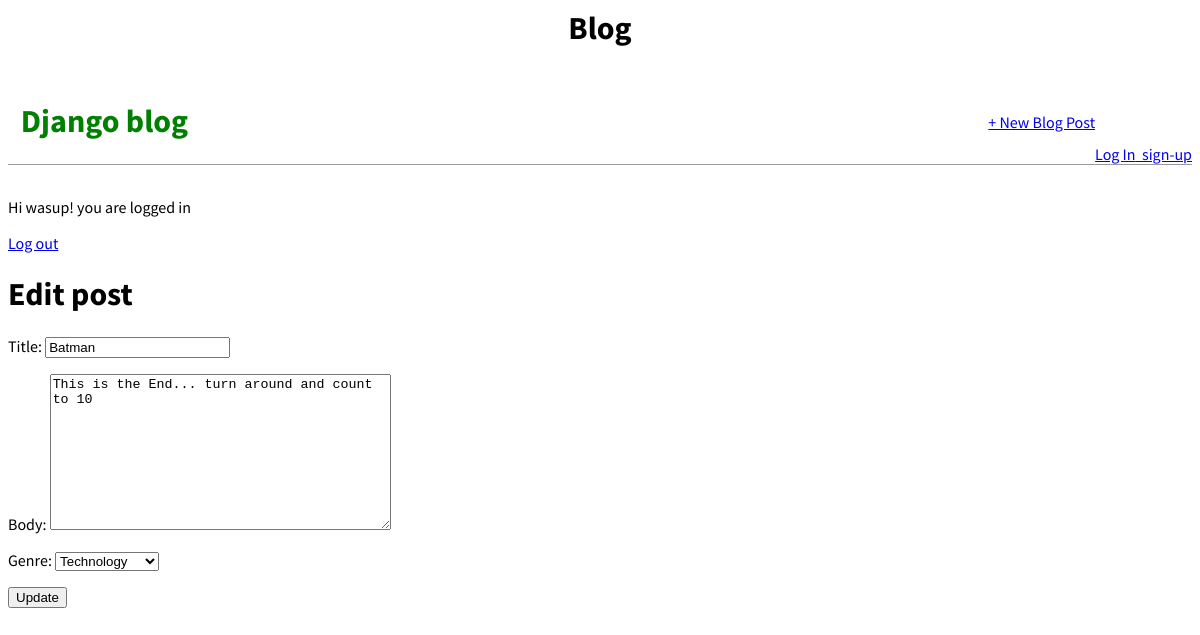
The page /post/11/edit/ (signed in) on the database its author committed.
### blog/models.py (models this page shows, shortened)
class Post(models.Model):
    SUBJECT_CHOICES = (
        ('tech', 'Technology'),
        ('finance', 'Financial'),
        ('cons', 'Consumer'),
        ('cyber', 'Cybersecurity'),
    )
    genre = MultiSelectField(choices=SUBJECT_CHOICES, default='DEFAULT VALUE')
    title = models.CharField(max_length=50)
    first_name = models.CharField(max_length=30, default='DEFAULT VALUE')
    last_name = models.CharField(max_length=30, default='DEFAULT VALUE')
    body = models.TextField()
    post_date = models.DateField(auto_now_add=True)

### blog/views.py (the view)
class BlogUpdateView(LoginRequiredMixin, UpdateView):
    model = Post
    template_name = 'post_edit.html'
    fields = ['title', 'body', 'genre']
    login_url = 'login'

### templates/post_edit.html
{% extends 'base.html' %}
{% block content %}
   <h1>Edit post</h1>
   <form action="" method="post">{% csrf_token %}
     {{ form.as_p }}
   <input type="submit" value="Update">
</form>
{% endblock content %}

### templates/base.html (shortened to what this page needs)
{% load static %}
  <h1>
      <form ALIGN='center'> Blog<a href="{% url 'home' %}"></a>
    </form>
  </h1>
<html>
  <head>
    <link href="{% static 'css/base.css' %}" rel="stylesheet">
   </head>
   <body>
      <div>
       <header>
          <div class="nav-left">
            <h1><a href="{% url 'home' %}">&nbsp Django blog</a></h1>
          </div>
          <div class="nav-right">
            <a href="{% url 'post_new' %}">+ New Blog Post</a>
          <div class="nav-right">
            <a href="{% url 'login' %}">Log In</a>
          </div>
          <div class="nav-right">
            <a href="{% url 'signup' %}">&nbsp sign-up</a>
          </div>
       </header>
     {% if user.is_authenticated %}
         <p>Hi {{ user.username }}! you are logged in</p>
         <p><a href="{% url 'logout' %}">Log out</a></p>
     {% else %}
         <p>You are not Logged in.
            Please Log in or Signup</p>
         {% endif %}
    {% block content %}
    {% endblock content %}
  </div>
   </body>
 </html>

### static/css/base.css (style rules this page uses)
body { font-family: 'Source Sans Pro', sans-serif; font-size: 40px, }
header { border-bottom: 1px solid #999; margin-bottom: 2rem; display: flex; }
header h1 a { color: green; text-decoration: none; }
.nav-left { margin-right: auto; }
.nav-right { display: flex; padding-top: 2rem; }

### rows shown on the page
Post: title "Batman", body "This is the End... turn around and count to 10", genre "Technology"

### other values the page prints
{{ user.username }} "wasup"
